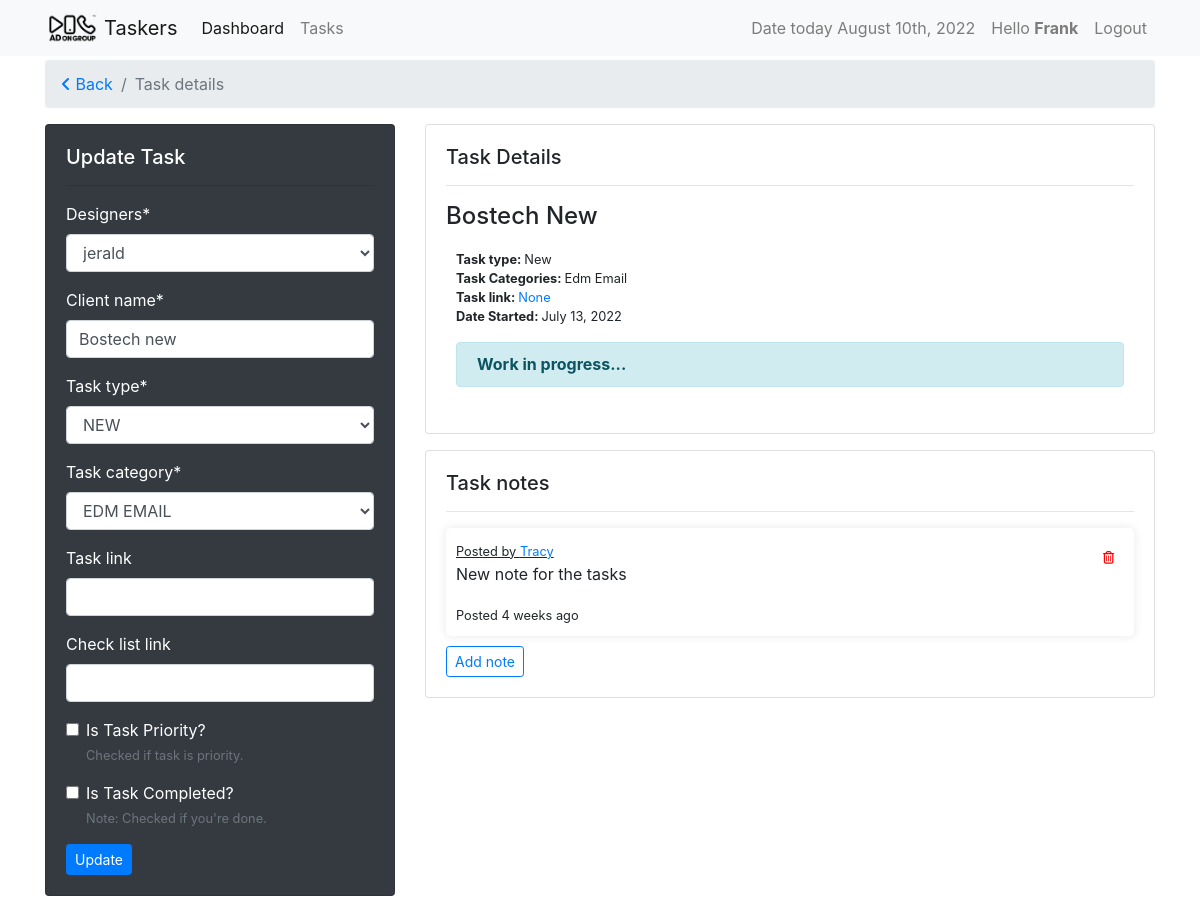
Page /tasks/bostech-new-92917b73 (signed in) on the earlier database version.
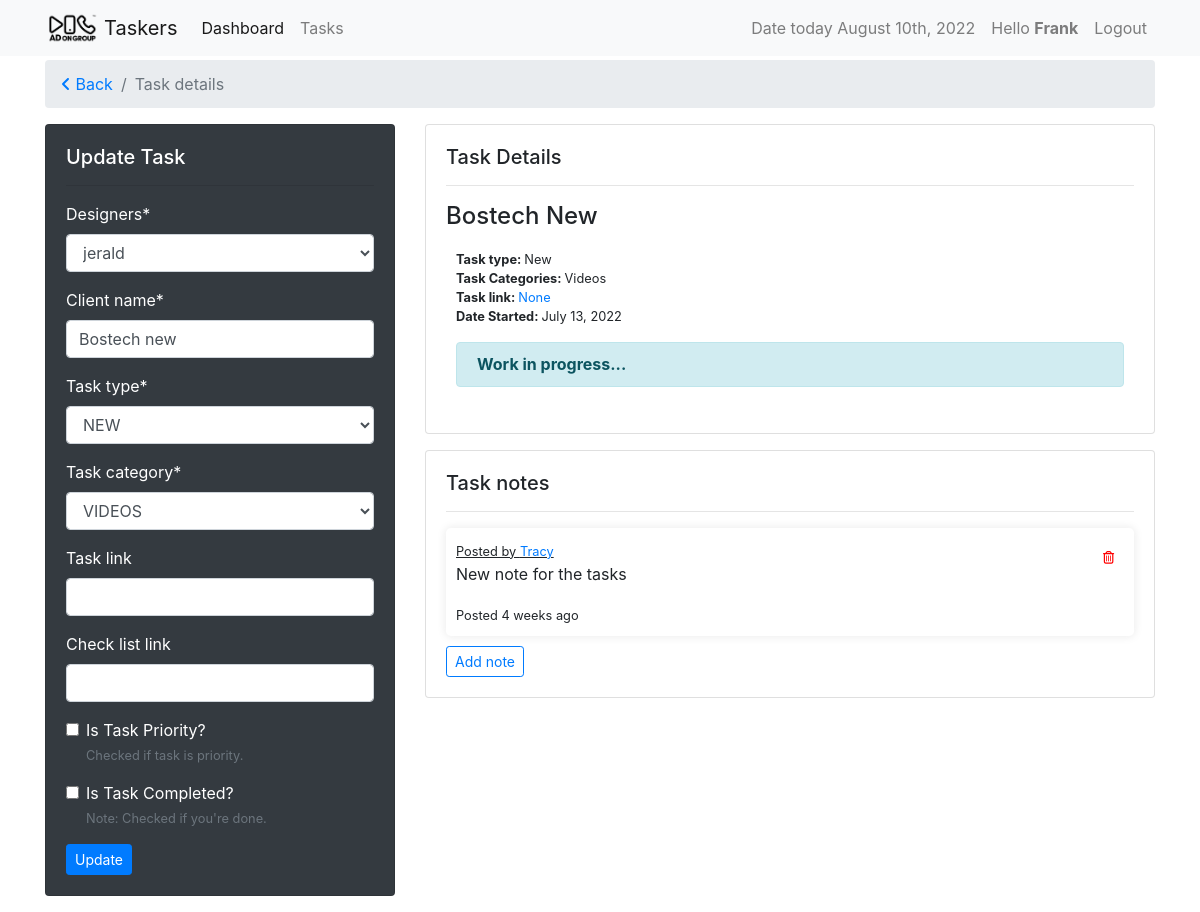
Same page on the later database version.
### tasks/models.py (models this page shows, shortened)
class Task(models.Model):
    slug = models.SlugField(unique=True, null=True, blank=True)
    user = models.ForeignKey(settings.AUTH_USER_MODEL,
                             on_delete=models.CASCADE, verbose_name='designers')
    task_type = models.ForeignKey(
        TaskType, on_delete=models.CASCADE, default=1)
    task_category = models.ForeignKey(
        TaskCategory, on_delete=models.CASCADE, default=1)
    name = models.CharField(max_length=120, verbose_name="Client name")
    paradise_link = models.URLField(
        blank=True, null=True, verbose_name="task link")
    check_list_link = models.URLField(
        max_length=120, verbose_name='check list link', blank=True, null=True)
    is_priority = models.BooleanField(
        default=False, verbose_name="Is Task Priority?", help_text="Checked if task is priority.")
    is_done = models.BooleanField(default=False, verbose_name="Is Task Completed?",
                                  help_text="Note: Checked if you're done.")
    created = models.DateTimeField(auto_now_add=True)
    updated = models.DateTimeField(auto_now=True)
    class Meta:
        ordering = ['-is_priority', 'is_done', '-updated', '-created']

class BaseTime(models.Model):
    created = models.DateTimeField(auto_now_add=True)
    updated = models.DateTimeField(auto_now=True)

class TaskCategory(BaseTime, models.Model):
    name = models.CharField(max_length=120, unique=True)
    task_point = models.FloatField(default=0.0)
    class Meta:
        verbose_name_plural = "Task Categories"
    def __str__(self):
        return self.name

class TaskType(BaseTime, models.Model):
    name = models.CharField(max_length=60)
    task_point = models.FloatField(default=0.0)
    def __str__(self):
        return self.name

### tasks/views.py (the view, shortened to what this page needs)
# urls.py: path('<slug>', views.TaskUpdateView.as_view(), name="taskdetail"),
class TaskUpdateView(View):
    form_class = AdminTaskForm
    template_name = 'task_detail_template.html'
    @method_decorator(login_required)
    def dispatch(self, *args, **kwargs):
        return super().dispatch(*args, **kwargs)
    def get(self, request, *args, **kwargs):
        task_slug = kwargs.get('slug')
        task = get_object_or_404(Task, slug=task_slug)
        remark_form = RemarksForm(request.POST or None)
        if request.user.is_superuser:
            form = AdminTaskForm(request.POST or None, instance=task)
        else:
            form = self.form_class(request.POST or None, instance=task)
        context = {'form': form, 'instance': task, 'remark_form': remark_form}
        return render(request, self.template_name, context)

### tasks/forms.py
class AdminTaskForm(forms.ModelForm):
    class Meta:
        model = Task
        fields = [
            'user',
            'name',
            'task_type',
            'task_category',
            'paradise_link',
            'check_list_link',
            'is_priority',
            'is_done',
        ]

class RemarksForm(forms.ModelForm):
    class Meta:
        model = TaskRemark
        fields = [
            'remarks',
        ]

### tasks/templates/task_detail_template.html (shortened to what the changed rows need)
{% extends 'base.html' %}
{% load crispy_forms_tags %}
{% block content %}
{% if instance.is_done %}
<div class="row">
    <div class="col-sm-6">
        <div class="card mb-3">
            <div class="card-body">
                <h5 class="card-title">Task Details
                    <!-- {% if instance.is_done %}
                    {% else %}
                        {% if perm.tasks_delete_task %}
                            <a href="{% url 'taskers:taskdelete' instance.slug %}" class="btn btn-outline-danger btn-sm float-right"><i class="fa-regular fa-trash-can"></i></a>
                        {% endif %}
                    {% endif %} -->
                </h5>
                <hr>
                <h4>{{ instance.name|title }}</h4>
                <div class="text-details">
                    <p class="card-text">
                        <small><strong>Task type: </strong>{{ instance.task_type|title }}</small> <br>
                        <small><strong>Task Categories: </strong>{{ instance.task_category|title }}</small> <br>
                        <small><strong>Paradise link: </strong><a href="{{ instance.paradise_link }}">{{ instance.paradise_link }}</a></small> <br>
                        <small><strong>Date Started: </strong>{{ instance.created|date }}</small> <br>
                    </p>
                    {% if instance.is_priority %}
                    <div class="priority">
                        <strong class="priority">Note: </strong><small>This task is priority.</small>
                    </div>
                    <br>
                    {% endif %}
                    {% if instance.is_done %}
                    <div class="alert alert-success" role="alert">
                        <strong>Task status: Completed.</strong><br>
                        <small>Completion date: {{ instance.updated|date }} | by {{ instance.user|title }}</small>
                    </div>
                    {% else %}
                    <div class="alert alert-info" role="alert">
                        <strong>Working in progress...</strong>
                    </div>
                    {% endif %}
                </div>
            </div>
        </div>
    </div>
    <div class="col-sm-6">
        <div class="card">
            <div class="card-body">
                <h5>Task notes</h5>
                <hr>
                {% for note in instance.taskremark_set.all %}
                    <div class="note">
                        {% if not note.remarks %}
                            <p>No notes here...</p>
                        {% else %}
                            <small><u>Posted by <a href="">{{ note.user|title }}</a></u></small>
                            <p>{{ note.remarks }}</p>
                            <small>Posted {{note.created|timesince}} ago</a></small> <br>
                        {% endif %}
                    </div>
                {% endfor %}
            </div>
        </div>
    </div>
</div>
{% else %}
<div class="row">
    <div class="col-sm-4">
        <div class="card text-white bg-dark mb-3">
            <div class="card-body">
                <h5>Update Task</h5>
                <hr>
                <form method="POST">
                    {{ form|crispy }}
                    <input class="btn btn-primary btn-sm" type="submit" value="Update">
                </form>
            </div>
        </div>
    </div>
    <div class="col-sm-8">
        <div class="card mb-3">
            <div class="card-body">
                <h5 class="card-title">Task Details
                </h5>
                <hr>
                <h4>{{ instance.name|title }}</h4>
                <div class="text-details">
                    <p class="card-text">
                        <small><strong>Task type: </strong>{{ instance.task_type|title }}</small> <br>
                        <small><strong>Task Categories: </strong>{{ instance.task_category|title }}</small> <br>
                        <small><strong>Task link: </strong><a href="{{ instance.paradise_link }}">{{ instance.paradise_link }}</a></small> <br>
                        <small><strong>Date Started: </strong>{{ instance.created|date }}</small> <br>
                    </p>
                    {% if instance.is_done %}
                    <div class="alert alert-success" role="alert">
                        <strong>Task status: Completed.</strong><br>
                        <small>Completion date: {{ instance.updated|date }} | by {{ instance.user|title }}</small>
                    </div>
                    {% else %}
                    <div class="alert alert-info" role="alert">
                        <strong>Work in progress...</strong>
                    </div>
                    {% endif %}
                </div>
            </div>
        </div>
        <div class="card">
            <div class="card-body">
                <h5>Task notes</h5>
                <hr>
                {% for note in instance.taskremark_set.all %}
                    <div class="note">
                        {% if not note.remarks %}
                        <p>No notes here...</p>
                        {% else %}
                            <small><u>Posted by <a href="">{{ note.user|title }}</a> </u>
                                {% if perms.tasks %}
                                    {% if perms.tasks.delete_taskremark %}
                                        <a href="{% url 'taskers:delete_note' note.pk %}" class="float-right delete-note"><i class="fa-regular fa-trash-can"></i></a>
                                    {% endif %}
                                {% endif %}
                            </small>
                            <p>{{ note.remarks }}</p>
                            <small>Posted {{note.created|timesince}} ago</small> <br>
                        {% endif %}
                    </div>
                {% endfor %}
                {% if perms.tasks %}
                    {% if perms.tasks.add_taskremark %}
                        <button type="button" class="btn btn-outline-primary btn-sm" data-toggle="modal" data-target="#addNote">
                            Add note
                        </button>
                    {% endif %}
                {% endif %}
            </div>
        </div>
    </div>
</div>
{% endif %}
{% endblock %}

Differences in the rows shown:
changed Task "Bostech New": task_category "EDM EMAIL" → "VIDEOS"; task_category "Edm Email" → "Videos"
